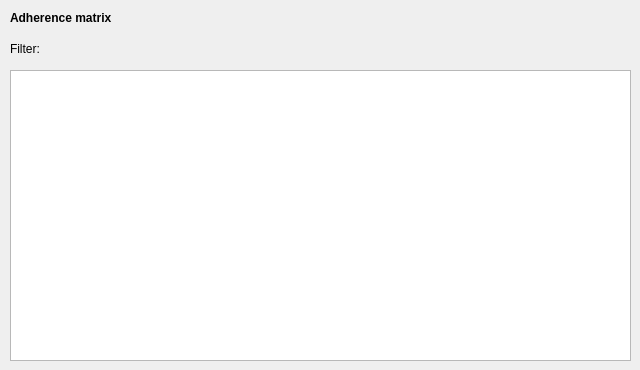
      <widget class="QWidget" name="page_17">
       <widget class="QLabel" name="label_42">
        <property name="geometry">
         <rect>
          <x>10</x>
          <y>10</y>
          <width>141</width>
          <height>17</height>
         </rect>
        </property>
        <property name="text">
         <string>&lt;html&gt;&lt;head/&gt;&lt;body&gt;&lt;p&gt;&lt;span style=&quot; font-weight:600;&quot;&gt;Adherence matrix&lt;/span&gt;&lt;/p&gt;&lt;/body&gt;&lt;/html&gt;</string>
        </property>
       </widget>
       <widget class="QLabel" name="lblFilter_7">
        <property name="geometry">
         <rect>
          <x>10</x>
          <y>40</y>
          <width>251</width>
          <height>17</height>
         </rect>
        </property>
        <property name="text">
         <string>Filter: </string>
        </property>
       </widget>
       <widget class="QTableWidget" name="tableAdherence">
        <property name="geometry">
         <rect>
          <x>10</x>
          <y>70</y>
          <width>621</width>
          <height>291</height>
         </rect>
        </property>
        <property name="editTriggers">
         <set>QAbstractItemView::NoEditTriggers</set>
        </property>
        <property name="sortingEnabled">
         <bool>true</bool>
        </property>
        <attribute name="horizontalHeaderVisible">
         <bool>false</bool>
        </attribute>
        <attribute name="horizontalHeaderCascadingSectionResizes">
         <bool>false</bool>
        </attribute>
        <attribute name="verticalHeaderStretchLastSection">
         <bool>false</bool>
        </attribute>
       </widget>
      </widget>
